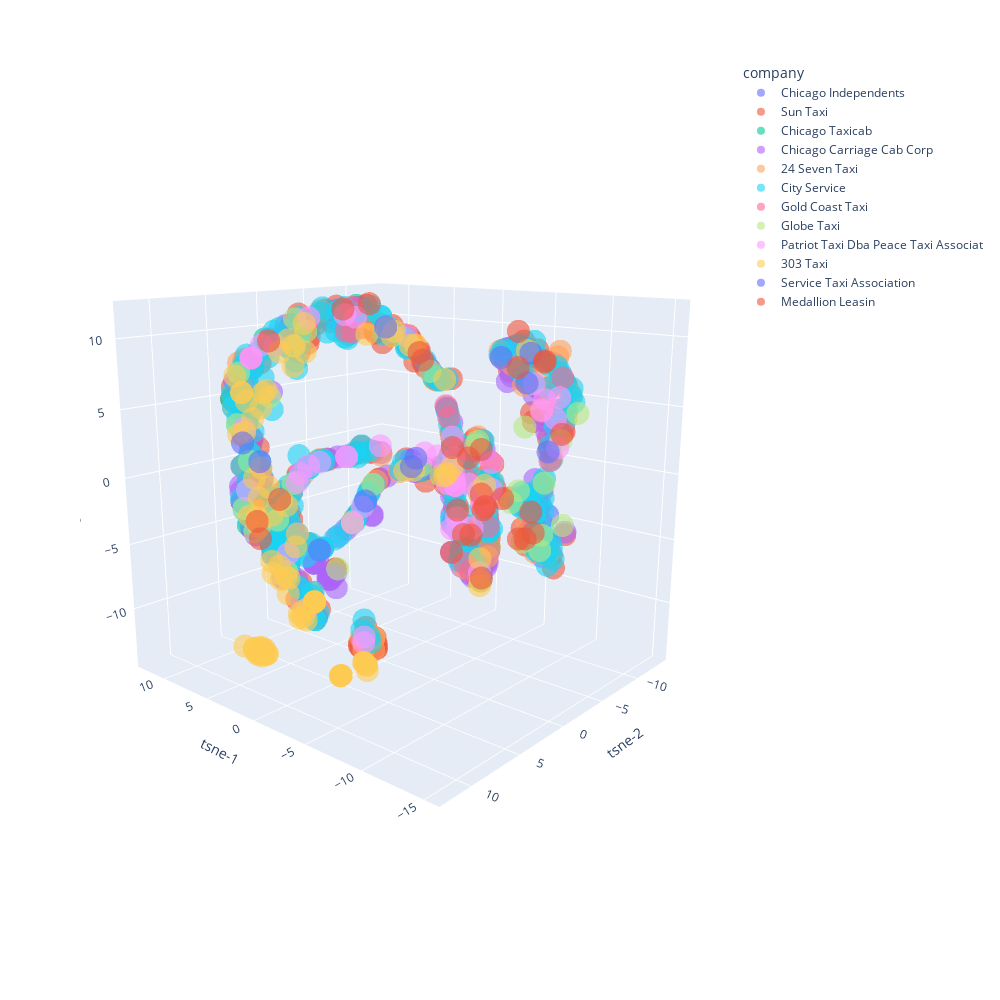

Notebook source saved alongside this figure:
### Code cell
px.scatter_3d(data_frame=data_tsne, x='tsne-1', y='tsne-2', z='tsne-3',color = "company" ,opacity=0.6, width=1000, height=1000)
